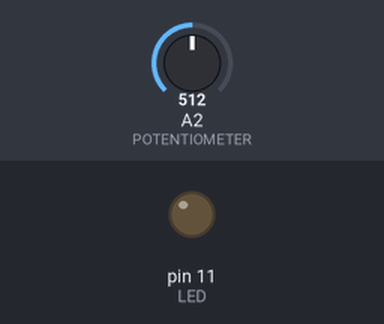
Bench run of a sketch on a simulated Arduino Uno, built with avr-gcc and run on an emulated ATmega328P. Parts: output pins drawn as LEDs (lit = HIGH). The test bench sets the inputs (shaded band); at power-on: A2 (POTENTIOMETER) = 512. What the sketch prints to the serial monitor is not drawn.

Above: at 1.2 s.
1.3 s: A2 (POTENTIOMETER) set to 716
At 2.3 s:
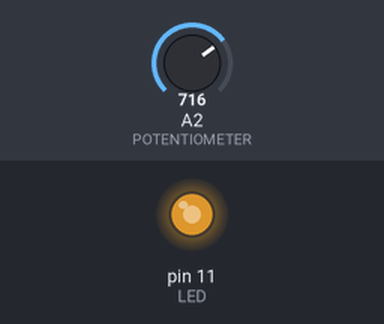
2.8 s: A2 (POTENTIOMETER) set to 900
At 3.4 s:
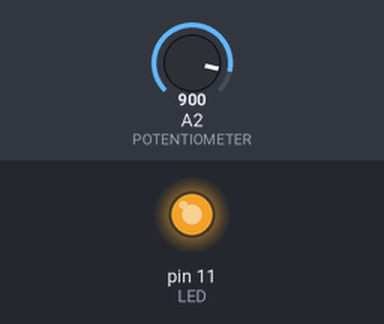
4.3 s: A2 (POTENTIOMETER) set to 511
At 5.5 s:
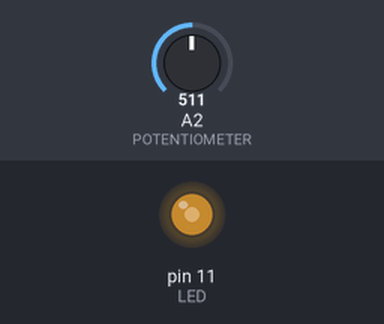
5.8 s: A2 (POTENTIOMETER) set to 122
At 6.9 s:
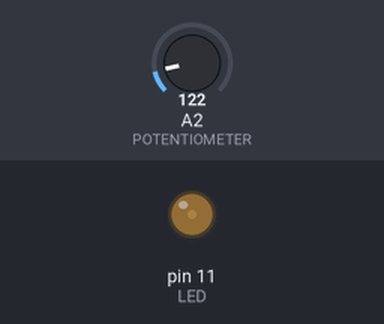
Timing chart, 0 to 8.3 s (numbered marks = the images above; inputs shaded):
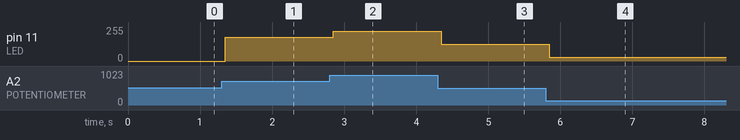

Measured:
- after the input at 1.3 s, pin 11 (LED): 0/255 → 179/255 after 0.05 s
- after the input at 2.8 s, pin 11 (LED): 179/255 → 225/255 after 0.05 s
- after the input at 4.3 s, pin 11 (LED): 225/255 → 127/255 after 0.05 s
- after the input at 5.8 s, pin 11 (LED): 127/255 → 30/255 after 0.05 s

The sketch:

send.ino
```cpp
const int LED = 11;
const int POTENTIOMETER = 2;

int prevButtonState;
int in = 0;

void setup()
{
  pinMode(LED, OUTPUT);
  Serial.begin(9600);
  prevButtonState = analogRead(POTENTIOMETER);
}

void loop()
{
  in = analogRead(POTENTIOMETER);
  if(prevButtonState != in){
    //If pot got turned
    Serial.write(in / 4);
    delay(50);
    analogWrite(LED, in/4);
    prevButtonState = in;
  }
}
```
